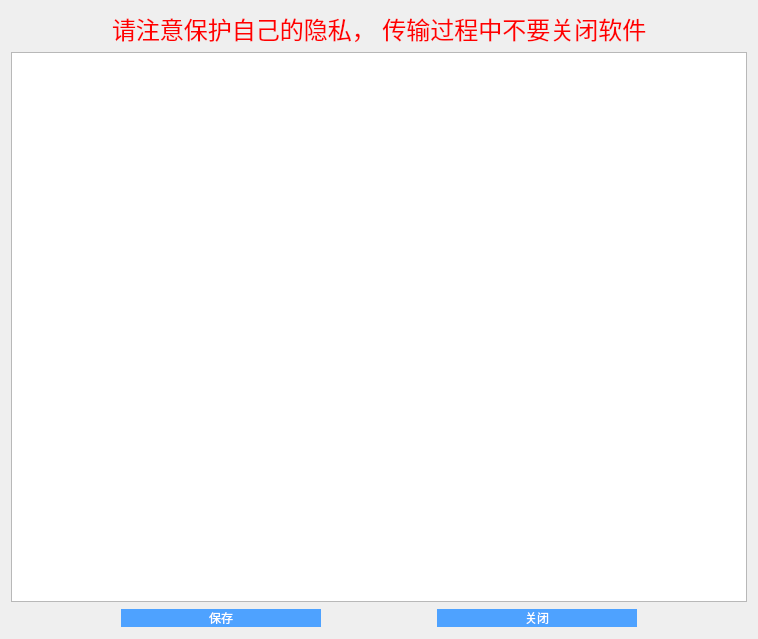
<?xml version="1.0" encoding="UTF-8"?>
<ui version="4.0">
 <class>Dialog</class>
 <widget class="QDialog" name="Dialog">
  <property name="geometry">
   <rect>
    <x>0</x>
    <y>0</y>
    <width>758</width>
    <height>639</height>
   </rect>
  </property>
  <property name="windowTitle">
   <string>生成二维码</string>
  </property>
  <layout class="QVBoxLayout" name="verticalLayout">
   <item>
    <layout class="QHBoxLayout" name="horizontalLayout_2">
     <item>
      <spacer name="horizontalSpacer_3">
       <property name="orientation">
        <enum>Qt::Horizontal</enum>
       </property>
       <property name="sizeHint" stdset="0">
        <size>
         <width>40</width>
         <height>20</height>
        </size>
       </property>
      </spacer>
     </item>
     <item>
      <widget class="QLabel" name="label">
       <property name="styleSheet">
        <string notr="true">font:24pt &quot;Microsoft YaHei UI&quot;;
color:rgba(255,0,0,1);
font-size:24px;
line-height:24px;</string>
       </property>
       <property name="text">
        <string>请注意保护自己的隐私， 传输过程中不要关闭软件</string>
       </property>
      </widget>
     </item>
     <item>
      <spacer name="horizontalSpacer_4">
       <property name="orientation">
        <enum>Qt::Horizontal</enum>
       </property>
       <property name="sizeHint" stdset="0">
        <size>
         <width>40</width>
         <height>20</height>
        </size>
       </property>
      </spacer>
     </item>
    </layout>
   </item>
   <item>
    <widget class="QGraphicsView" name="graphicsView"/>
   </item>
   <item>
    <layout class="QHBoxLayout" name="horizontalLayout">
     <item>
      <spacer name="horizontalSpacer_5">
       <property name="orientation">
        <enum>Qt::Horizontal</enum>
       </property>
       <property name="sizeHint" stdset="0">
        <size>
         <width>40</width>
         <height>20</height>
        </size>
       </property>
      </spacer>
     </item>
     <item>
      <widget class="QPushButton" name="pushButton_2">
       <property name="minimumSize">
        <size>
         <width>200</width>
         <height>0</height>
        </size>
       </property>
       <property name="styleSheet">
        <string notr="true">font:36px &quot;Microsoft YaHei UI&quot;;
background-color:#3385ff;
color:rgba(255,255,255,1);
background:rgba(78,162,255,1);
border-radius:15px;</string>
       </property>
       <property name="text">
        <string>保存</string>
       </property>
      </widget>
     </item>
     <item>
      <spacer name="horizontalSpacer">
       <property name="orientation">
        <enum>Qt::Horizontal</enum>
       </property>
       <property name="sizeHint" stdset="0">
        <size>
         <width>40</width>
         <height>20</height>
        </size>
       </property>
      </spacer>
     </item>
     <item>
      <widget class="QPushButton" name="pushButton">
       <property name="minimumSize">
        <size>
         <width>200</width>
         <height>0</height>
        </size>
       </property>
       <property name="styleSheet">
        <string notr="true">font:36px &quot;Microsoft YaHei UI&quot;;
background-color:#3385ff;
color:rgba(255,255,255,1);
background:rgba(78,162,255,1);
border-radius:15px;</string>
       </property>
       <property name="text">
        <string>关闭</string>
       </property>
      </widget>
     </item>
     <item>
      <spacer name="horizontalSpacer_2">
       <property name="orientation">
        <enum>Qt::Horizontal</enum>
       </property>
       <property name="sizeHint" stdset="0">
        <size>
         <width>40</width>
         <height>20</height>
        </size>
       </property>
      </spacer>
     </item>
    </layout>
   </item>
  </layout>
 </widget>
 <resources/>
 <connections>
  <connection>
   <sender>pushButton</sender>
   <signal>clicked()</signal>
   <receiver>Dialog</receiver>
   <slot>accept()</slot>
   <hints>
    <hint type="sourcelabel">
     <x>636</x>
     <y>628</y>
    </hint>
    <hint type="destinationlabel">
     <x>340</x>
     <y>389</y>
    </hint>
   </hints>
  </connection>
  <connection>
   <sender>pushButton_2</sender>
   <signal>clicked()</signal>
   <receiver>Dialog</receiver>
   <slot>savePicture()</slot>
   <hints>
    <hint type="sourcelabel">
     <x>188</x>
     <y>609</y>
    </hint>
    <hint type="destinationlabel">
     <x>40</x>
     <y>615</y>
    </hint>
   </hints>
  </connection>
 </connections>
 <slots>
  <slot>savePicture()</slot>
 </slots>
</ui>
